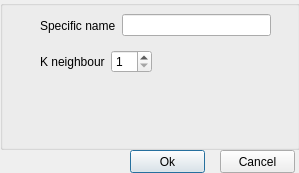
<?xml version="1.0" encoding="UTF-8"?>
<ui version="4.0">
 <class>sfcSmoF</class>
 <widget class="QDialog" name="sfcSmoF">
  <property name="geometry">
   <rect>
    <x>0</x>
    <y>0</y>
    <width>299</width>
    <height>173</height>
   </rect>
  </property>
  <property name="windowTitle">
   <string>Cloud Smoother properties</string>
  </property>
  <widget class="QPushButton" name="ok">
   <property name="geometry">
    <rect>
     <x>130</x>
     <y>150</y>
     <width>75</width>
     <height>23</height>
    </rect>
   </property>
   <property name="text">
    <string>Ok</string>
   </property>
  </widget>
  <widget class="QPushButton" name="cancel">
   <property name="geometry">
    <rect>
     <x>220</x>
     <y>150</y>
     <width>75</width>
     <height>23</height>
    </rect>
   </property>
   <property name="text">
    <string>Cancel</string>
   </property>
  </widget>
  <widget class="QGroupBox" name="jet">
   <property name="geometry">
    <rect>
     <x>0</x>
     <y>0</y>
     <width>300</width>
     <height>150</height>
    </rect>
   </property>
   <property name="title">
    <string/>
   </property>
   <widget class="QWidget" name="horizontalLayoutWidget_7">
    <property name="geometry">
     <rect>
      <x>40</x>
      <y>10</y>
      <width>231</width>
      <height>31</height>
     </rect>
    </property>
    <layout class="QHBoxLayout" name="horizontalLayout_7">
     <item>
      <widget class="QLabel" name="label_3">
       <property name="text">
        <string>Specific name</string>
       </property>
      </widget>
     </item>
     <item>
      <widget class="QLineEdit" name="name"/>
     </item>
    </layout>
   </widget>
   <widget class="QWidget" name="horizontalLayoutWidget_8">
    <property name="geometry">
     <rect>
      <x>40</x>
      <y>50</y>
      <width>231</width>
      <height>31</height>
     </rect>
    </property>
    <layout class="QHBoxLayout" name="props_2">
     <property name="sizeConstraint">
      <enum>QLayout::SetFixedSize</enum>
     </property>
     <item>
      <widget class="QLabel" name="label_10">
       <property name="text">
        <string>K neighbour</string>
       </property>
      </widget>
     </item>
     <item>
      <widget class="QSpinBox" name="kn_jet">
       <property name="maximumSize">
        <size>
         <width>50</width>
         <height>16777215</height>
        </size>
       </property>
       <property name="minimum">
        <number>1</number>
       </property>
       <property name="maximum">
        <number>50</number>
       </property>
      </widget>
     </item>
    </layout>
   </widget>
  </widget>
 </widget>
 <resources/>
 <connections/>
</ui>
